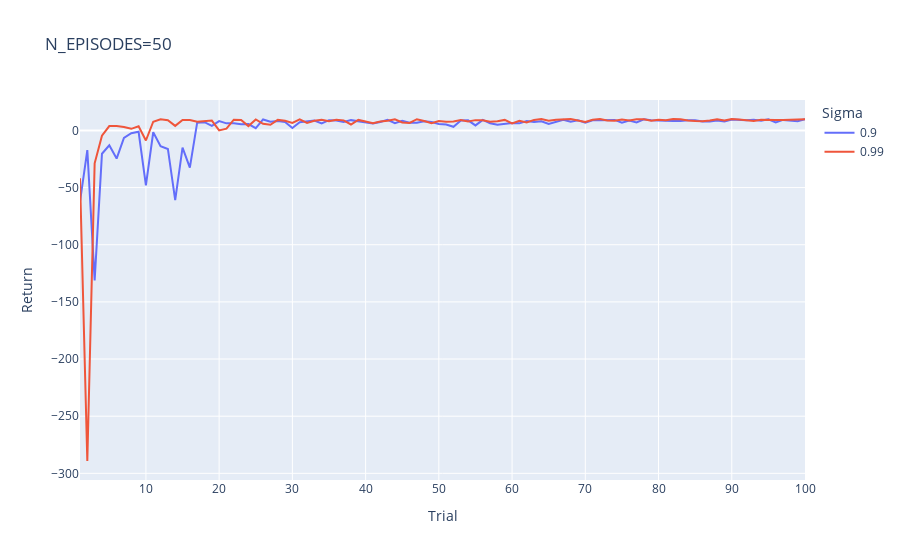

The notebook cell this image was saved under:
### Code cell
fig = px.line(avg_df, x="Trial", y="Return", color="Sigma", title=f"N_EPISODES={N_EPISODES}")
fig.show()

### Figure 1 — Plotly figure (JSON) as saved in the notebook; plotly's stock layout.template omitted (floating-point values rounded to 4 significant figures)
{"data": [{"hovertemplate": "Sigma=0.9<br>Trial=%{x}<br>Return=%{y}<extra></extra>", "legendgroup": "0.9", "line": {"color": "#636efa", "dash": "solid"}, "marker": {"symbol": "circle"}, "mode": "lines", "name": "0.9", "orientation": "v", "showlegend": true, "type": "scatter", "x": [1, 2, 3, 4, 5, 6, 7, 8, 9, 10, 11, 12, 13, 14, 15, 16, 17, 18, 19, 20, 21, 22, 23, 24, 25, 26, 27, 28, 29, 30, 31, 32, 33, 34, 35, 36, 37, 38, 39, 40, 41, 42, 43, 44, 45, 46, 47, 48, 49, 50, 51, 52, 53, 54, 55, 56, 57, 58, 59, 60, 61, 62, 63, 64, 65, 66, 67, 68, 69, 70, 71, 72, 73, 74, 75, 76, 77, 78, 79, 80, 81, 82, 83, 84, 85, 86, 87, 88, 89, 90, 91, 92, 93, 94, 95, 96, 97, 98, 99, 100], "xaxis": "x", "y": [-62.2, -17.2, -131.2, -20.4, -13, -24.6, -6.6, -2.4, -1.2, -48, -1.6, -13.8, -16.2, -61, -15, -32.6, 6.8, 7.2, 4, 8.2, 6.2, 6.2, 5.4, 5.6, 2, 9.6, 7.6, 8.2, 7.4, 2.2, 7.2, 8.2, 8.6, 6.2, 9, 8.6, 7.4, 9, 8.2, 7, 6, 7.4, 9.2, 6.4, 8.4, 6.8, 6.8, 8, 7.4, 5.6, 5.2, 3.2, 8.6, 8.8, 4.4, 9.2, 6.2, 5, 5.8, 6.6, 6.2, 8.2, 7.4, 8, 5.6, 7.6, 9.4, 7.6, 8.8, 6.8, 8.8, 9, 9, 9.2, 6.8, 8.6, 7, 9.8, 9, 8.4, 8.4, 8.2, 8.2, 9, 8.8, 7.8, 7.8, 8.6, 7.8, 9.6, 9, 9, 9.4, 8.4, 9.8, 7, 9.2, 8.8, 8, 9.8], "yaxis": "y"}, {"hovertemplate": "Sigma=0.99<br>Trial=%{x}<br>Return=%{y}<extra></extra>", "legendgroup": "0.99", "line": {"color": "#EF553B", "dash": "solid"}, "marker": {"symbol": "circle"}, "mode": "lines", "name": "0.99", "orientation": "v", "showlegend": true, "type": "scatter", "x": [1, 2, 3, 4, 5, 6, 7, 8, 9, 10, 11, 12, 13, 14, 15, 16, 17, 18, 19, 20, 21, 22, 23, 24, 25, 26, 27, 28, 29, 30, 31, 32, 33, 34, 35, 36, 37, 38, 39, 40, 41, 42, 43, 44, 45, 46, 47, 48, 49, 50, 51, 52, 53, 54, 55, 56, 57, 58, 59, 60, 61, 62, 63, 64, 65, 66, 67, 68, 69, 70, 71, 72, 73, 74, 75, 76, 77, 78, 79, 80, 81, 82, 83, 84, 85, 86, 87, 88, 89, 90, 91, 92, 93, 94, 95, 96, 97, 98, 99, 100], "xaxis": "x", "y": [-41.8, -289.2, -28.8, -4.6, 3.8, 3.8, 3, 1.4, 3.6, -8.8, 7.6, 9.8, 9, 4, 9.2, 9.2, 7.6, 8.4, 8.6, 0, 1.6, 9.4, 9.2, 3.8, 9.6, 5.8, 5, 9.2, 8.4, 6.6, 9.6, 6.6, 8.4, 9.4, 8, 9.4, 8.8, 5.2, 9.2, 7.8, 6.4, 7.8, 8.4, 9.8, 7, 6.6, 9.8, 8.2, 6.4, 8.2, 7.6, 7.8, 9.2, 7.8, 9, 8.8, 7.6, 8, 9.2, 6.2, 8.4, 7, 9.2, 10, 8.4, 9.4, 9.4, 10, 8.6, 7.4, 9.4, 10, 8.6, 8.4, 9.6, 8.8, 9.8, 9.8, 8.4, 9.4, 9, 10, 9.8, 8.6, 8.2, 8, 8.6, 9.8, 8.8, 10, 9.6, 8.8, 8.2, 9.4, 9, 9.2, 9.2, 9.4, 9.4, 9.8], "yaxis": "y"}], "layout": {"legend": {"title": {"text": "Sigma"}, "tracegroupgap": 0}, "title": {"text": "N_EPISODES=50"}, "xaxis": {"anchor": "y", "domain": [0, 1], "title": {"text": "Trial"}}, "yaxis": {"anchor": "x", "domain": [0, 1], "title": {"text": "Return"}}}}
